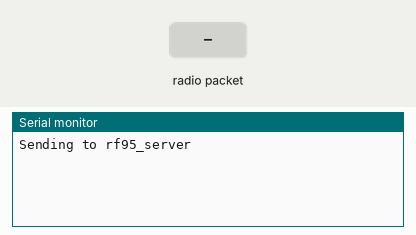
This sketch was run on a simulated Arduino Uno, built for the host (arithmetic inside an expression is 32-bit, double 64-bit). Parts: the last lines printed to the serial monitor. Inputs (shaded band) come from the test bench. No radio packets arrive unless stated.

Above: at 1.2 s.
1.3 s: radio packet "1" arrives
At 1.57 s:
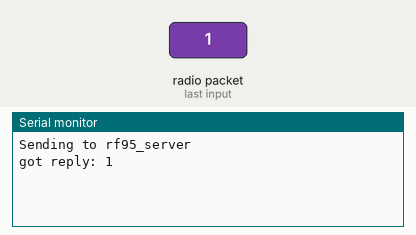
2.8 s: radio packet "0" arrives
At 3.8 s:
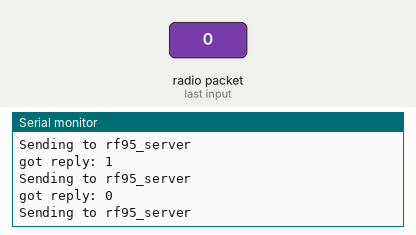
4.3 s: radio packet "2" arrives
At 4.56 s:
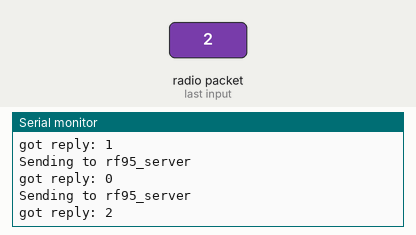

The sketch:

clientExample.ino
```cpp
#include <SPI.h>
#include <RH_RF95.h>

// Singleton instance of the radio driver
//RH_RF95 rf95;
int SS1 = 4;
int SS2 = 5;
int INTR1 = 2;
int INTR2 = 3;

RH_RF95 rf95(SS1, INTR1);

//RH_RF95 rf95(8, 3); // Adafruit Feather M0 with RFM95

// Need this on Arduino Zero with SerialUSB port (eg RocketScream Mini Ultra Pro)
//#define Serial SerialUSB

void setup()
{
  // Rocket Scream Mini Ultra Pro with the RFM95W only:
  // Ensure serial flash is not interfering with radio communication on SPI bus
  //  pinMode(4, OUTPUT);

  Serial.begin(9600);
  digitalWrite(SS2, HIGH);
  digitalWrite(13, HIGH);

  while (!Serial) ; // Wait for serial port to be available

  if (!rf95.init()){
    Serial.println("init failed");
  }else{
    digitalWrite(13, LOW);
  }

  rf95.printRegisters();
  // Defaults after init are 434.0MHz, 13dBm, Bw = 125 kHz, Cr = 4/5, Sf = 128chips/symbol, CRC on

  // You can change the modulation parameters with eg
  // rf95.setModemConfig(RH_RF95::Bw500Cr45Sf128);

  // The default transmitter power is 13dBm, using PA_BOOST.
  // If you are using RFM95/96/97/98 modules which uses the PA_BOOST transmitter pin, then
  // you can set transmitter powers from 2 to 20 dBm:
//  rf95.setTxPower(20, false);
  // If you are using Modtronix inAir4 or inAir9, or any other module which uses the
  // transmitter RFO pins and not the PA_BOOST pins
  // then you can configure the power transmitter power for 0 to 15 dBm and with useRFO true.
  // Failure to do that will result in extremely low transmit powers.
//  rf95.setTxPower(14, true);
}

void loop()
{
  Serial.println("Sending to rf95_server");
  // Send a message to rf95_server
  uint8_t data[] = "Hello World!";
  rf95.send(data, sizeof(data));

  rf95.waitPacketSent();
  // Now wait for a reply
  uint8_t buf[RH_RF95_MAX_MESSAGE_LEN];
  uint8_t len = sizeof(buf);

  if (rf95.waitAvailableTimeout(3000))
  {
    // Should be a reply message for us now
    if (rf95.recv(buf, &len))
   {
      Serial.print("got reply: ");
      Serial.println((char*)buf);
//      Serial.print("RSSI: ");
//      Serial.println(rf95.lastRssi(), DEC);
    }
    else
    {
      Serial.println("recv failed");
    }
  }
  else
  {
    Serial.println("No reply, is rf95_server running?");
  }
  delay(400);
}
```

Measured:
- after the input at 1.3 s, the serial monitor: prints a new line at once (image 1)
- after the input at 2.8 s, the serial monitor: prints a new line at once (image 2)
- after the input at 4.3 s, the serial monitor: prints a new line at once (image 3)
